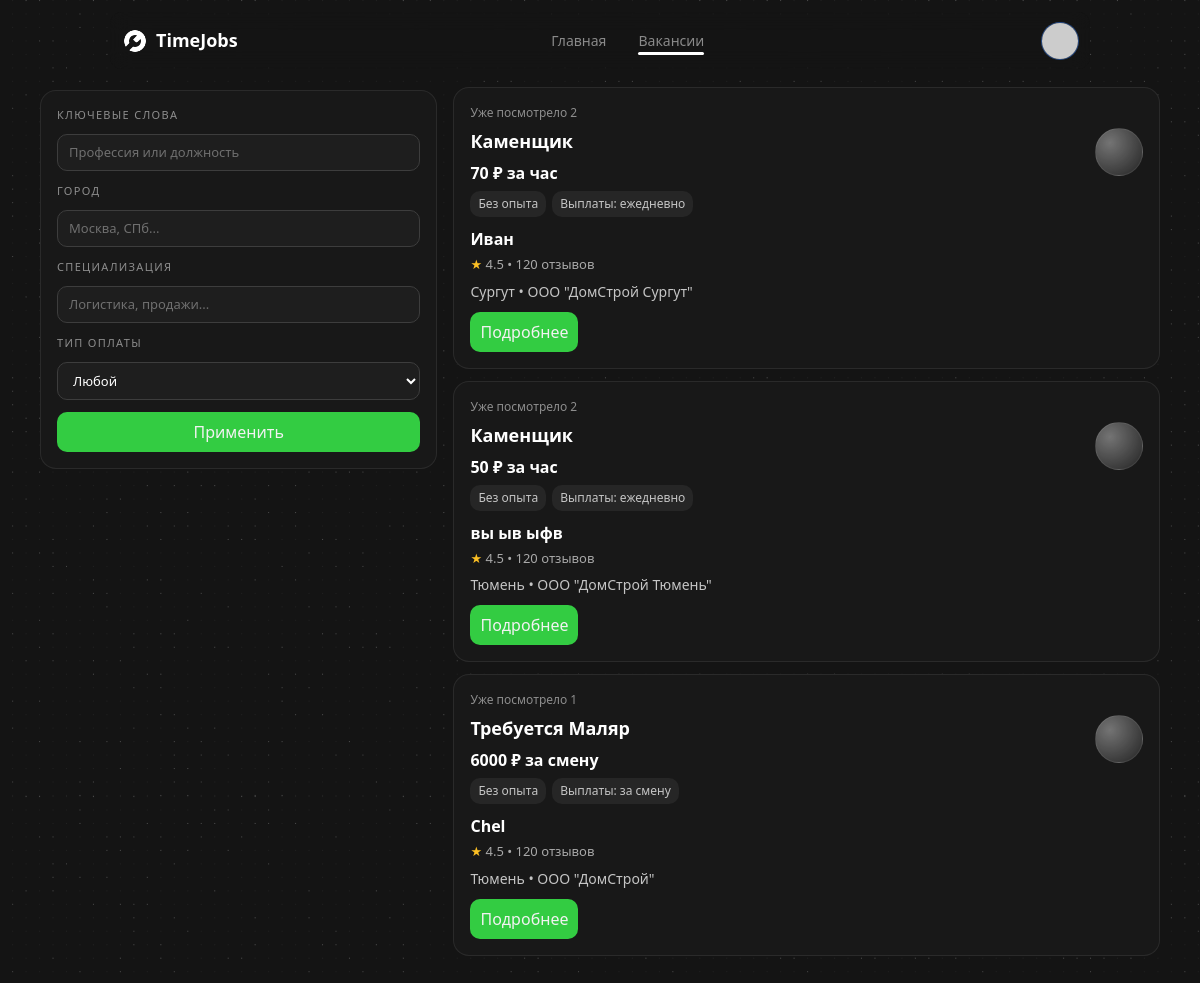
Before: /vacancies with the older database file.
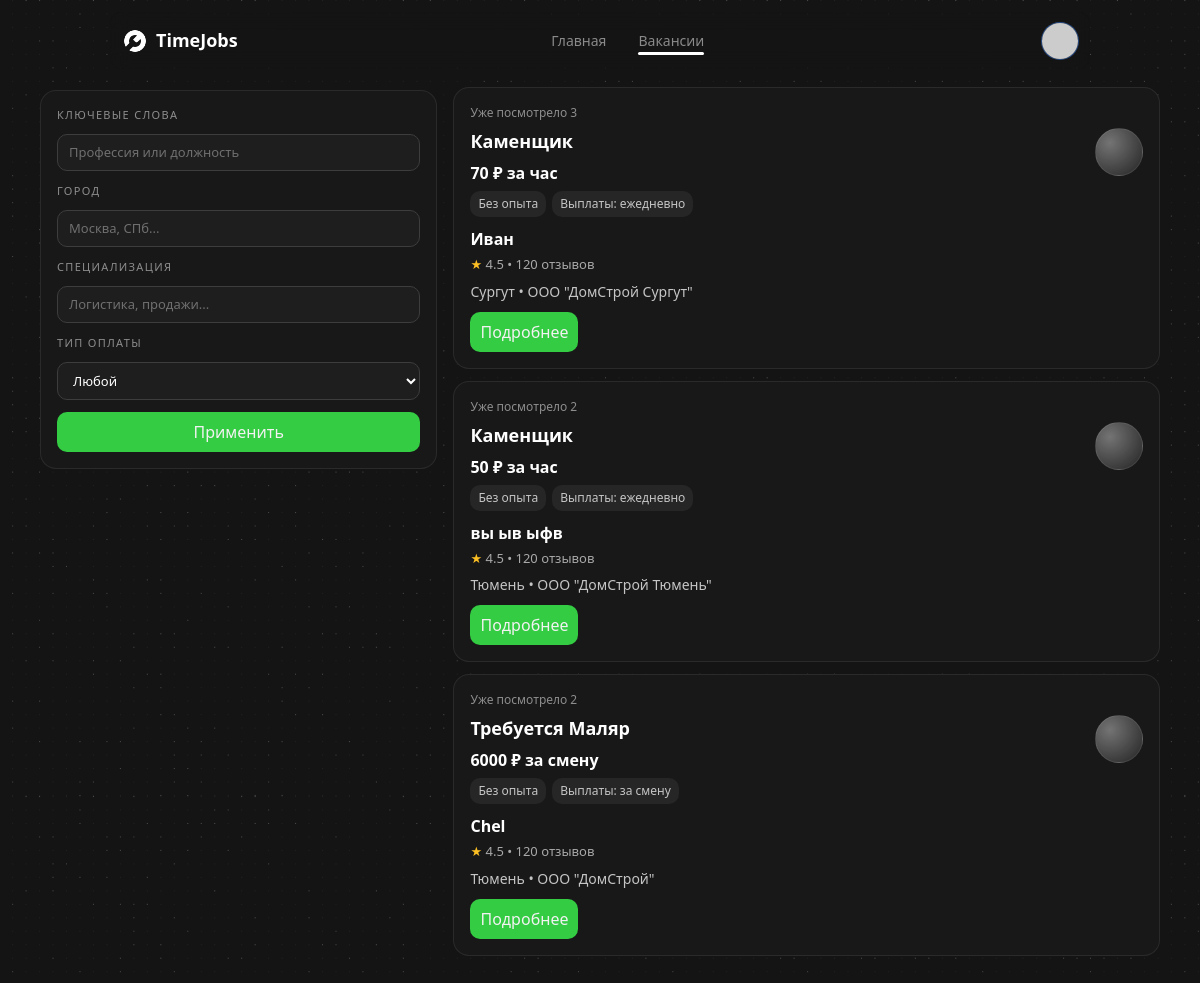
After: the same page with the newer database file.
### app.py (models this page shows)
class Job(db.Model):
    id = db.Column(db.Integer, primary_key=True)
    employer_id = db.Column(db.Integer, db.ForeignKey('user.id'), nullable=False)
    title = db.Column(db.String(200), nullable=False)
    description = db.Column(db.Text)
    city = db.Column(db.String(120))
    specialization = db.Column(db.String(120))
    wage = db.Column(db.Float, default=0)
    pay_type = db.Column(db.String(20), default='shift')  # shift, hourly
    duration_days = db.Column(db.Integer, default=1)
    status = db.Column(db.String(20), default='pending')  # pending, approved, rejected
    created_at = db.Column(db.DateTime, default=datetime.datetime.utcnow)
    view_count = db.Column(db.Integer, default=0)
    experience_level = db.Column(db.String(50))
    employment_type = db.Column(db.String(50))
    tariff = db.Column(db.String(50))
    employer = db.relationship('User', backref='jobs')

class User(db.Model, UserMixin):
    id = db.Column(db.Integer, primary_key=True)
    name = db.Column(db.String(120), nullable=False)
    first_name = db.Column(db.String(120))
    last_name = db.Column(db.String(120))
    middle_name = db.Column(db.String(120))
    gender = db.Column(db.String(20))
    city = db.Column(db.String(120))
    birth_date = db.Column(db.Date)
    email = db.Column(db.String(120), unique=True, nullable=False)
    password_hash = db.Column(db.String(255), nullable=False)
    role = db.Column(db.String(20), default='worker')  # worker, employer, moderator
    phone = db.Column(db.String(50))
    education = db.Column(db.String(255))
    exp_years = db.Column(db.Integer, default=0)
    avatar_url = db.Column(db.String(255))
    deposit = db.Column(db.Float, default=0)
    rating = db.Column(db.Float, default=0)
    educations = db.relationship('WorkerEducation', backref='user', lazy=True, cascade='all, delete-orphan')
    experiences = db.relationship('WorkerExperience', backref='user', lazy=True, cascade='all, delete-orphan')
    skills = db.relationship('WorkerSkill', backref='user', lazy=True, cascade='all, delete-orphan')

### app.py (the view, shortened to what this page needs)
@app.route('/vacancies')
def vacancies():
    search = request.args.get('search', '').strip()
    city = request.args.get('city', '').strip()
    pay_type = request.args.get('pay_type', '').strip()
    specialization = request.args.get('specialization', '').strip()
    query = Job.query.filter_by(status='approved')
    if city:
        query = query.filter(Job.city.ilike(f"%{city}%"))
    if specialization:
        query = query.filter(Job.specialization.ilike(f"%{specialization}%"))
    if pay_type in ('shift', 'hourly'):
        query = query.filter_by(pay_type=pay_type)
    jobs = query.order_by(Job.created_at.desc()).all()
    return render_template('vacancies/list.html', jobs=jobs, search=search, city=city, pay_type=pay_type, specialization=specialization)

### app.py (called while the page is built, shortened)
@app.context_processor
def inject_globals():
    import urllib.parse
    from flask import request, url_for
    def default_avatar(name):
        n = urllib.parse.quote_plus(name or "U")
        return f"https://ui-avatars.com/api/?background=4CFA00&color=fff&name={n}"
    def get_active_page():
        path = request.path
        if path == url_for('index'):
            return 'index'
        if path.startswith(url_for('vacancies')):
            return 'vacancies'
    return dict(
        current_user=current_user,
        default_avatar=default_avatar,
        active_page=get_active_page()
    )

@app.before_request
def _ensure_db_initialized():
    global _db_initialized
    if not _db_initialized:
        init_db()
        _db_initialized = True

### templates/vacancies/list.html (shortened to what the changed rows need)
{% extends "base.html" %}
{% block content %}
<div class="vacancies-page">
    <div class="vacancies-inner">
        <div class="hh-layout">
            <div class="hh-results">
                {% if jobs %}
                    {% for job in jobs %}
                    <div class="hh-card glass-card">
                        <div class="hh-card__meta">Уже посмотрело {{ job.view_count or 0 }}</div>
                        <div class="hh-card__header">
                            <div>
                                <h3 class="hh-card__title">{{ job.title }}</h3>
                        <div class="hh-card__salary">
                            {% if job.wage %}
                                {{ '%.0f'|format(job.wage) }} ₽ {{ 'за час' if job.pay_type == 'hourly' else 'за смену' }}
                            {% else %}
                                Оплата не указана
                            {% endif %}
                        </div>
                        <div class="hh-tags">
                            {% set exp_label = {'no_exp':'Без опыта','1_3':'От 1 до 3 лет','3_6':'От 3 до 6 лет','6_plus':'Более 6 лет'}.get(job.experience_level, 'Без опыта') %}
                            <span class="hh-tag">{{ exp_label }}</span>
                            <span class="hh-tag">Выплаты: {% if job.pay_type == 'hourly' %}ежедневно{% else %}за смену{% endif %}</span>
                        </div>
                            </div>
                            <div class="hh-logo"></div>
                        </div>
                        <div class="hh-company">
                            <div>
                                <p class="hh-company__name">{{ job.employer.name if job.employer else 'Компания' }}</p>
                                <div class="hh-rating">
                                    <span class="hh-star">★</span> 4.5 • 120 отзывов
                                </div>
                            </div>
                        </div>
                        <div class="hh-location">
                            {{ job.city or 'Локация не указана' }}{% if job.specialization %} • {{ job.specialization }}{% endif %}
                        </div>
                        <div class="hh-cta">
                            <a href="{{ url_for('vacancy_detail', job_id=job.id) }}" class="ra-button preset primary">Подробнее</a>
                        </div>
                    </div>
                    {% endfor %}
                {% else %}
                    <div class="glass-card"
                         style="padding: 20px; border-radius: 18px; color: hsl(var(--twc-grey-200)); border: 1px solid rgba(255,255,255,0.06);">
                        Вакансий не найдено. Попробуйте изменить фильтры.
                    </div>
                {% endif %}
            </div>
        </div>
    </div>
</div>
{% endblock %}

Changed rows visible on the page:
changed Job "Сургут": view_count "2" → "3"
changed Job "Требуется Маляр": view_count "1" → "2"
